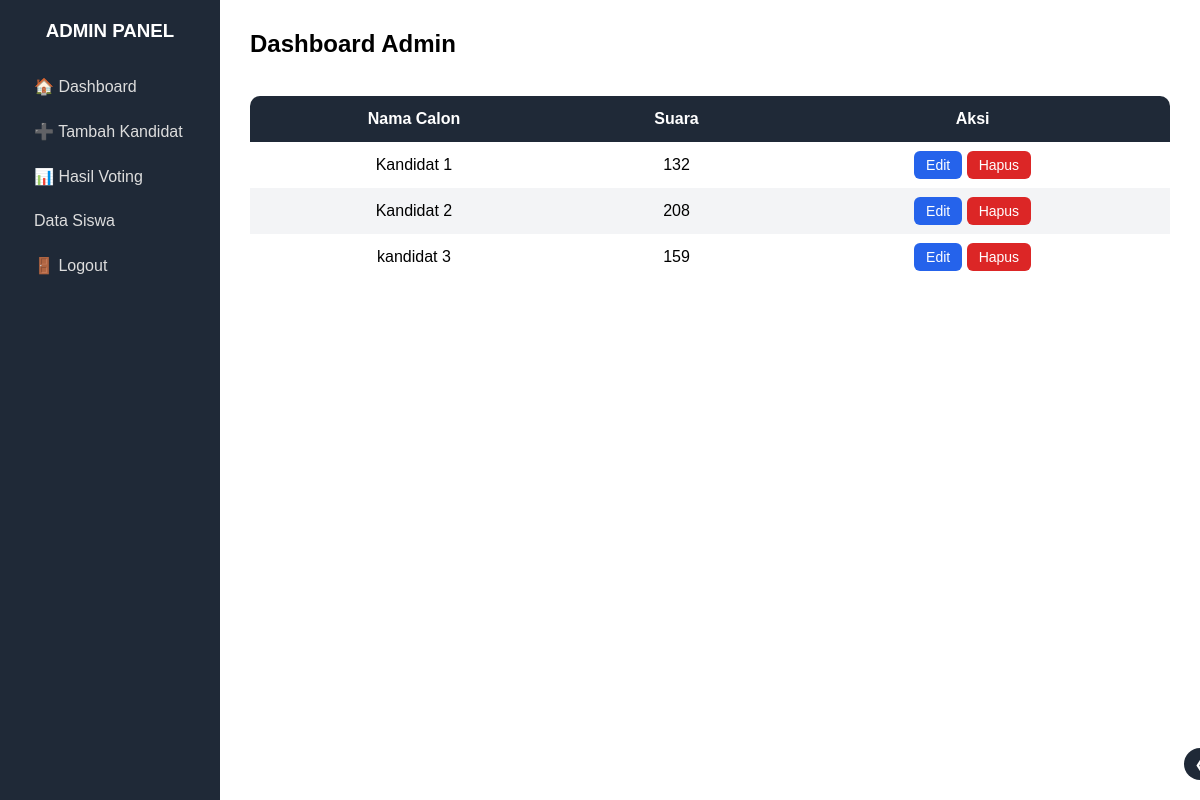
/voting_admin/dashboard.php (signed in), run on the app's committed database.
### tables this page shows
CREATE TABLE `candidates` (
  `id` int(11) NOT NULL,
  `name` varchar(100) NOT NULL,
  `photo` varchar(255) NOT NULL,
  `visi` text NOT NULL,
  `misi` text NOT NULL,
  `votes` int(11) DEFAULT 0,
  `vote` int(11) NOT NULL DEFAULT 0
);

### voting_admin/dashboard.php (the view, shortened to what this page needs)
<?php
include "koneksi.php";
?>
<!DOCTYPE html>
<html>
<head>
    <link rel="stylesheet" href="style/dashboard.css">
</head>
<body>
<?php include "sidebar.php"; ?>
<main class="content" id="mainContent">
    <h2>Dashboard Admin</h2><br>
    <table class="candidate-table">
        <thead>
            <tr>
                <th>Nama Calon</th>
                <th>Suara</th>
                <th>Aksi</th>
            </tr>
        </thead>
        <tbody>
        <?php
        $q=mysqli_query($koneksi,"SELECT * FROM candidates");
        while($r=mysqli_fetch_assoc($q)){ ?>
            <tr>
                <td><?= htmlspecialchars($r['name']) ?></td>
                <td><?= $r['vote'] ?></td>
                <td class="action-cell">
                    <a class="btn edit-btn" href="edit.php?id=<?= $r['id'] ?>">Edit</a>
                    <a class="btn delete-btn" href="hapus.php?id=<?= $r['id'] ?>" onclick="return confirm('Hapus?')">Hapus</a>
                </td>
            </tr>
        <?php } ?>
        </tbody>
    </table>
</main>
</body>
</html>

### voting_admin/style/dashboard.css (style rules this page uses)
* { margin:0; padding:0; box-sizing:border-box; font-family: 'Poppins', sans-serif; }
.content { margin-left:220px; padding:30px; transition:0.3s ease; }
table { width:100%; border-collapse:collapse; margin-top:20px; background:#fff; border-radius:10px; overflow:hidden; }
th, td { padding:14px; text-align:center; }
th { background:#1f2937; color:#fff; }
tr:nth-child(even) { background:#f3f4f6; }
.btn { padding:6px 12px; border-radius:6px; text-decoration:none; font-size:14px; }
.edit-btn { background:#2563eb; color:#fff; }
.delete-btn { background:#dc2626; color:#fff; }

### data on the page
candidates: name "Kandidat 1", vote "132"
candidates: name "Kandidat 2", vote "208"
candidates: name "kandidat 3", vote "159"
